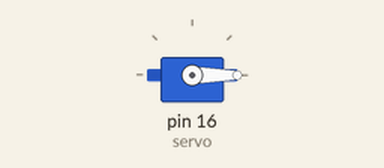
A program run on a simulated MicroPython board. On the bench: servo. Servo angles are drawn from the pulse width (0.5 ms = 0°, 2.5 ms = 180°).

Above: at 0.05 s.
Timing chart, 0 to 4.6 s (numbered marks = the images above):
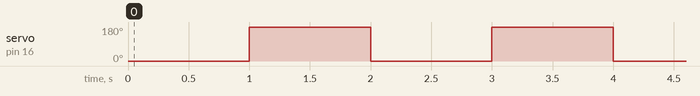

The program:

main.py
```python
from machine import Pin, PWM
import time

SERVO_PIN = 16
PWM_FREQ = 50

def pulse_width(val, freq =PWM_FREQ, resol = 65535):
    pulse = freq * val * 1e-6 * resol
    return int(pulse)

def smooth_move(servo, start, end, duration, steps):
    step_size = (end - start) / steps
    delay = duration / steps

    for _ in range(steps):
        duty = pulse_width(start)
        servo.duty_u16(duty)
        time.sleep(delay)
        start += step_size


servo = PWM(Pin(SERVO_PIN))
servo.freq(PWM_FREQ)

# 使用例
# duty = pulse_width(500)
# servo.duty_u16(duty)
# time.sleep(1)
# smooth_move(servo, 500, 2500, 1, 100)


WAIT_SEC = 1

while True:
    duty = pulse_width(500)
    servo.duty_u16(duty)
    time.sleep(WAIT_SEC)

    duty = pulse_width(2500)
    servo.duty_u16(duty)
    time.sleep(WAIT_SEC)
```

Measured:
- by itself, servo on pin 16 (servo): alternates 180° for 1.0 s and 0° for 1.0 s
